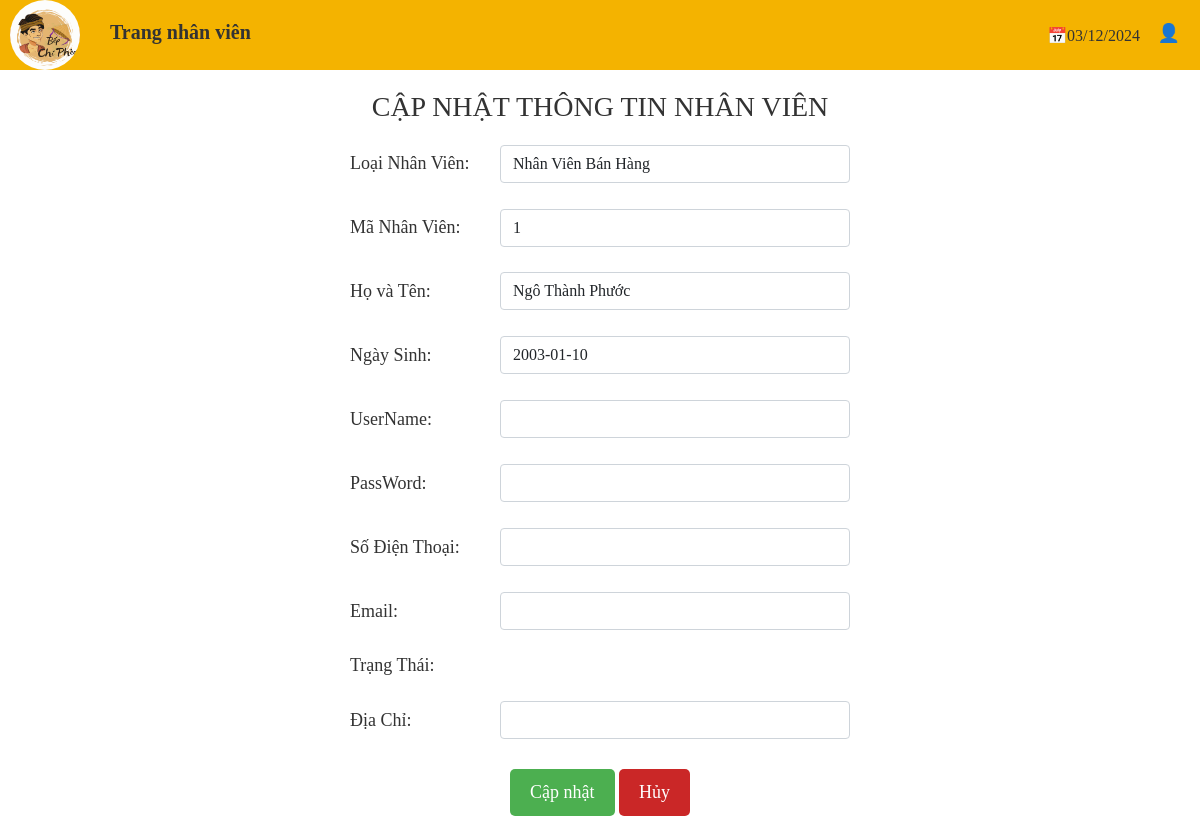
The page /view/NHANVIEN/CN_thongtin.php?id=1 on the database as committed earlier.
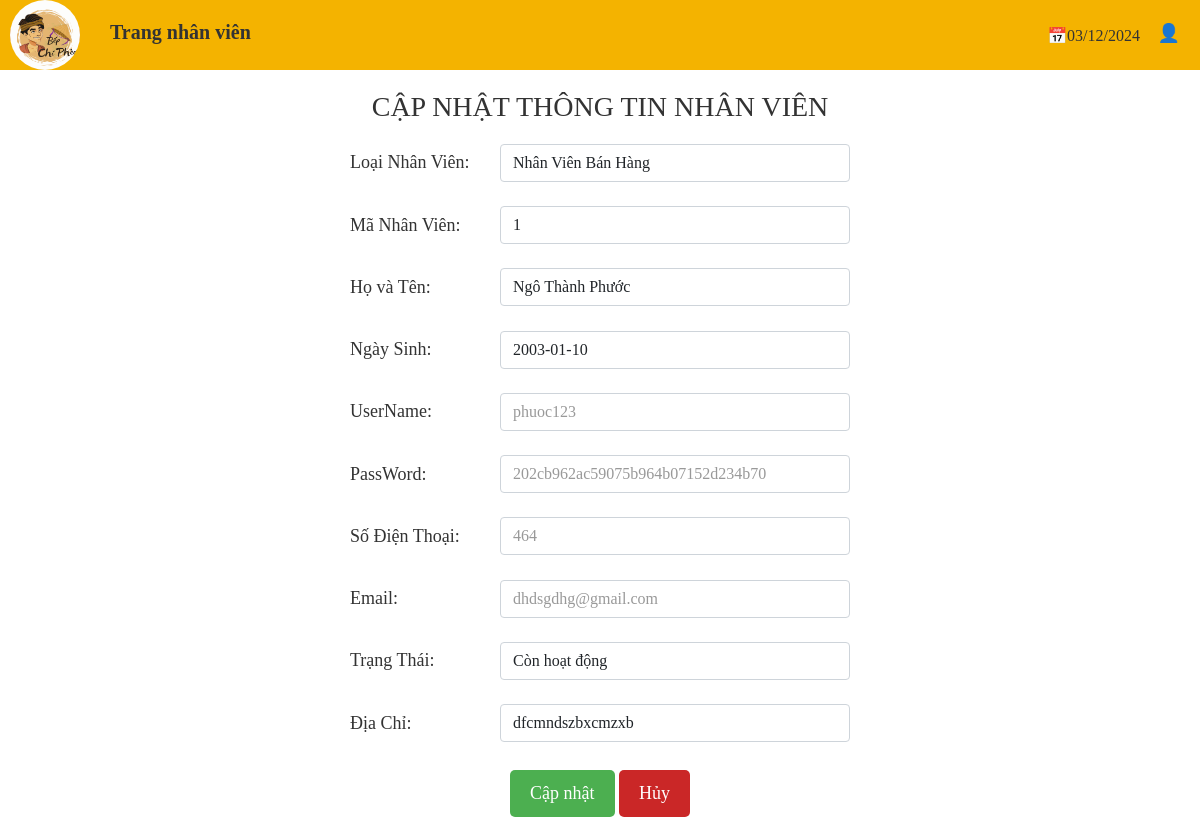
The same page on the database as committed later.
### tables this page shows
CREATE TABLE `taikhoannguoidung` (
  `idNguoiDung` int(11) NOT NULL,
  `username` varchar(50) NOT NULL,
  `pass` varchar(255) NOT NULL,
  `hoTen` varchar(50) NOT NULL,
  `email` varchar(100) NOT NULL,
  `trangThai` tinyint(4) NOT NULL,
  `loaiNguoiDung` tinyint(4) NOT NULL,
  `diaChi` varchar(255) NOT NULL,
  `SDT` varchar(15) NOT NULL
);

### model/chucnangnhanvien.php (called while the page is built, shortened)
<?php
    class tmdt
	{
		private $host = 'localhost';
		private $username = 'trieu';
		private $password = '123';
		private $database = 'db_chipheo';
		public function connect()
		{
			$con = new mysqli($this->host, $this->username, $this->password, $this->database);
			$con->set_charset("utf8");
			return $con;
		}
		public function laycot($sql)
		{
			$link = $this->connect();
			$ketqua = $link->query($sql);
			$trave = '';
			if($ketqua && $ketqua->num_rows > 0) {
				while($row = $ketqua->fetch_array()) {
					$trave = $row[0];
				}
			}
			return $trave;
		}
	}
?>

### view/NHANVIEN/CN_thongtin.php (the view, shortened to what the changed rows need)
<?php
    include_once("../../model/chucnangnhanvien.php");
    $p=new tmdt();
?>
<!DOCTYPE html>
<html lang="en">
<head>
    <link rel="stylesheet" href="../../css/nhanVien.css">
    <link rel="stylesheet" href="../../css/thongtin.css">
    <link rel="stylesheet" href="../../css/bootstrap-5.1.3-dist/css/bootstrap.min.css">
    <link rel="stylesheet" href="https://cdnjs.cloudflare.com/ajax/libs/font-awesome/4.7.0/css/font-awesome.min.css">
</head>
<body>
    <?php
        $layid = $_REQUEST['id'];
        $laysdt=$p->laycot("select t.SDT from nhanvien n join taikhoannguoidung t on n.idNguoiDung = t.idNguoiDung where maNV = '$layid' limit 1");
        $layemail=$p->laycot("select t.email from nhanvien n join taikhoannguoidung t on n.idNguoiDung = t.idNguoiDung where maNV = '$layid' limit 1");
        $layusername=$p->laycot("select t.username from nhanvien n join taikhoannguoidung t on n.idNguoiDung = t.idNguoiDung where maNV = '$layid' limit 1");
        $laypassword=$p->laycot("select t.pass from nhanvien n join taikhoannguoidung t on n.idNguoiDung = t.idNguoiDung where maNV = '$layid' limit 1");
        $laytrangthai=$p->laycot("select t.trangThai from nhanvien n join taikhoannguoidung t on n.idNguoiDung = t.idNguoiDung where maNV = '$layid' limit 1");
        $laydiachi=$p->laycot("select t.diaChi from nhanvien n join taikhoannguoidung t on n.idNguoiDung = t.idNguoiDung where maNV = '$layid' limit 1");
    ?>
    <div class="container-fluid p-0">
        <div class="header">
            <h1><a href="NV_quanli.php">Trang nhân viên</a></h1>
        </div>
        <div class="container" style="width:100%;">
            <div class="content" align="center">
            <div class="form-container">
                <form method="post" enctype="multipart/form-data" name="form1" id="form1" style="width: 100%; height: 100px;">
                    <table style="margin:0; width: 500px; height:700px">
                        <tr>
                            <td><input type="input" class="form-control" size="200" id="username" value="<?php echo $layusername;?>"   name="username"  style="color: #999;"></td>
                        </tr>
                        <tr>
                            <td><input type="input" class="form-control" size="200" id="password" value="<?php echo $laypassword;?>"  name="password" style="color: #999;"></td>
                        </tr>
                        <tr>
                            <td><input type="input" class="form-control" size="200" id="sdt" value="<?php echo $laysdt;?>" name="sdt" style="color: #999;"></td>
                        </tr>
                        <tr>
                            <td><input type="input" class="form-control" size="200" id="email" value="<?php echo $layemail;?>" name="email" style="color: #999;"></td>
                        </tr>
                        <tr>
                            <?php
                                switch($laytrangthai)
                                {
                                        case 1:
                                                echo '<td><input type="input" class="form-control" size="200" id="trangThai" value="Còn hoạt động" name="trangThai"></td>';
                                                break;
                                        }
                            ?>
                        </tr>
                        <tr>
                            <td><input type="input" class="form-control" size="200" id="diaChi" value="<?php echo $laydiachi;?>" name="diaChi"></td>
                        </tr>
                    </table>
                </form>
            </div>
        </div>
    </div>
</body>
</html>

Rows that differ between the two databases and show on the page:
now on this page (row edited): taikhoannguoidung: username "phuoc123", sdt "464", diaChi "dfcmndszbxcmzxb"
Other text that changed with them:
form field password: (not shown) → "202cb962ac59075b964b07152d234b70"
form field email: (not shown) → "dhdsgdhg@gmail.com"
form field trangThai: (not shown) → "Còn hoạt động"
